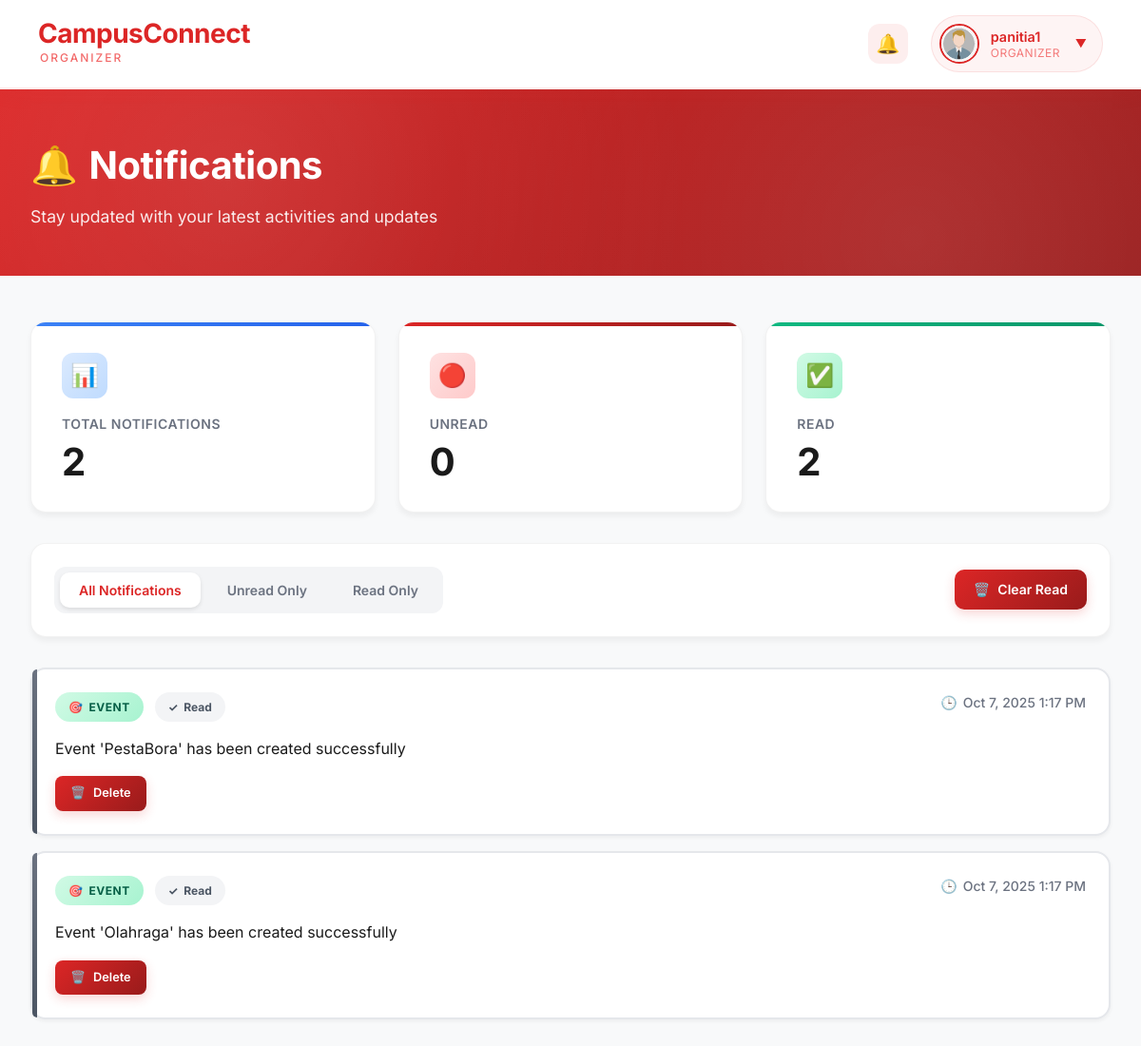
The app's page /dashboard/organizer/notifications.php (signed in) with its own data.
### tables this page shows
CREATE TABLE `users` (
  `id` int(11) NOT NULL,
  `username` varchar(50) NOT NULL,
  `email` varchar(100) NOT NULL,
  `password` varchar(255) NOT NULL,
  `role` enum('student','organizer') NOT NULL,
  `created_at` timestamp NOT NULL DEFAULT current_timestamp()
);

CREATE TABLE `notifications` (
  `id` int(11) NOT NULL,
  `user_id` int(11) DEFAULT NULL,
  `message` text DEFAULT NULL,
  `is_read` tinyint(1) DEFAULT 0,
  `created_at` timestamp NOT NULL DEFAULT current_timestamp()
);

### dashboard/organizer/notifications.php (the view, shortened to what this page needs)
<?php
include '../../includes/config.php';
$sql = "SELECT * FROM notifications WHERE user_id = ? ORDER BY created_at DESC";
$stmt = $pdo->prepare($sql);
$stmt->execute([$_SESSION['user_id']]);
$notifications = $stmt->fetchAll();
$unread_sql = "SELECT COUNT(*) as unread_count FROM notifications WHERE user_id = ? AND is_read = 0";
$unread_stmt = $pdo->prepare($unread_sql);
$unread_stmt->execute([$_SESSION['user_id']]);
$unread_count = $unread_stmt->fetch()['unread_count'];
$read_sql = "SELECT COUNT(*) as read_count FROM notifications WHERE user_id = ? AND is_read = 1";
$read_stmt = $pdo->prepare($read_sql);
$read_stmt->execute([$_SESSION['user_id']]);
$read_count = $read_stmt->fetch()['read_count'];
?>
<!DOCTYPE html>
<html lang="en">
<head>
</head>
<body>
    <?php include '../../includes/header_organizer.php'; ?>
    <div class="hero-section">
        <div class="hero-content">
            <h1><span>🔔</span> Notifications</h1>
            <p>Stay updated with your latest activities and updates</p>
        </div>
    </div>
    <div class="container">
        <div class="stats-grid">
            <div class="stat-card total">
                <div class="stat-header">
                    <div class="stat-icon">📊</div>
                </div>
                <div class="stat-label">Total Notifications</div>
                <div class="stat-number"><?= count($notifications) ?></div>
            </div>
            <div class="stat-card unread">
                <div class="stat-header">
                    <div class="stat-icon">🔴</div>
                </div>
                <div class="stat-label">Unread</div>
                <div class="stat-number"><?= $unread_count ?></div>
            </div>
            <div class="stat-card read">
                <div class="stat-header">
                    <div class="stat-icon">✅</div>
                </div>
                <div class="stat-label">Read</div>
                <div class="stat-number"><?= $read_count ?></div>
            </div>
        </div>
        <div class="action-bar">
            <div class="filter-tabs">
                <button class="filter-tab active" onclick="filterNotifications('all', this)">
                    All Notifications
                </button>
                <button class="filter-tab" onclick="filterNotifications('unread', this)">
                    Unread Only
                </button>
                <button class="filter-tab" onclick="filterNotifications('read', this)">
                    Read Only
                </button>
            </div>
            <div class="action-buttons">
                <?php if($read_count > 0): ?>
                <a href="?clear_read" class="btn btn-danger" onclick="return confirm('Are you sure you want to clear all read notifications?')">
                    <span>🗑️</span>
                    <span>Clear Read</span>
                </a>
                <?php endif; ?>
            </div>
        </div>
        <?php if(count($notifications) > 0): ?>
            <div class="notifications-list" id="notificationsList">
                <?php foreach($notifications as $notif):
                    $type = 'system';
                    if(strpos(strtolower($notif['message']), 'application') !== false ||
                       strpos(strtolower($notif['message']), 'applied') !== false) {
                        $type = 'application';
                    } elseif(strpos(strtolower($notif['message']), 'event') !== false) {
                        $type = 'event';
                    }
                    $type_icon = [
                        'application' => '📝',
                        'event' => '🎯',
                        'system' => '⚙️'
                    ];
                ?>
                <div class="notification-card <?= $notif['is_read'] ? 'read' : 'unread' ?>" data-status="<?= $notif['is_read'] ? 'read' : 'unread' ?>">
                    <div class="notification-header">
                        <div class="notification-meta">
                            <span class="notification-type type-<?= $type ?>">
                                <span><?= $type_icon[$type] ?></span>
                                <span><?= ucfirst($type) ?></span>
                            </span>
                            <span class="notification-status <?= $notif['is_read'] ? 'read' : 'unread' ?>">
                                <span><?= $notif['is_read'] ? '✓' : '●' ?></span>
                                <span><?= $notif['is_read'] ? 'Read' : 'Unread' ?></span>
                            </span>
                        </div>
                        <div class="notification-time">
                            <span>🕒</span>
                            <span><?= date('M j, Y g:i A', strtotime($notif['created_at'])) ?></span>
                        </div>
                    </div>
                    <div class="notification-message">
                        <?= htmlspecialchars($notif['message']) ?>
                    </div>
                    <div class="notification-actions">
                        <a href="?delete=<?= $notif['id'] ?>" class="btn btn-small btn-danger"
                           onclick="return confirm('Are you sure you want to delete this notification?')">
                            <span>🗑️</span>
                            <span>Delete</span>
                        </a>
                    </div>
                </div>
                <?php endforeach; ?>
            </div>
        <?php endif; ?>
    </div>
</body>
</html>

### includes/header_organizer.php (shortened to what this page needs)
<?php
$user_sql = "SELECT username FROM users WHERE id = ?";
$user_stmt = $pdo->prepare($user_sql);
$user_stmt->execute([$_SESSION['user_id']]);
$organizer = $user_stmt->fetch();
?>
<header>
    <nav>
        <div class="nav-brand">
            <div class="brand-title">CampusConnect</div>
            <div class="brand-subtitle">Organizer</div>
        </div>
        <div class="nav-menu">
            <div class="nav-item">
                <a href="notifications.php" class="notification-bell">
                    🔔
                </a>
            </div>
            <div class="nav-item">
                <div class="user-profile">
                    <img src="../../assets/images/admin-logo.png" class="avatar" alt="Organizer">
                    <div class="user-info">
                        <div class="user-name"><?= htmlspecialchars($organizer['username']) ?></div>
                        <div class="user-role">Organizer</div>
                    </div>
                    <span class="dropdown-arrow">▼</span>
                </div>
            </div>
        </div>
    </nav>
</header>

### includes/header_organizer.php (style rules this page uses)
header { background: #ffffff; box-shadow: 0 2px 20px rgba(220, 38, 38, 0.1); position: sticky; top: 0; z-index: 1000; border-bottom: 2px solid rgba(220, 38, 38, 0.1); }
header nav { display: flex; justify-content: space-between; align-items: center; padding: 1rem 2.5rem; max-width: 1400px; margin: 0 auto; }
.nav-brand { display: flex; flex-direction: column; gap: 2px; }
.brand-title { font-size: 1.75rem; font-weight: 700; color: #dc2626; letter-spacing: -0.5px; line-height: 1; }
.brand-subtitle { font-size: 0.75rem; font-weight: 500; color: #ef4444; letter-spacing: 2px; text-transform: uppercase; margin-left: 2px; opacity: 0.8; }
.nav-menu { display: flex; align-items: center; gap: 1.5rem; }
.nav-item { position: relative; display: flex; align-items: center; }
.notification-bell { position: relative; display: flex; align-items: center; justify-content: center; width: 42px; height: 42px; background: rgba(220, 38, 38, 0.08); border-radius: 12px; font-size: 1.25rem; transition: all 0.3s ease; text-decoration: none; }
.user-profile { display: flex; align-items: center; gap: 12px; padding: 8px 16px 8px 8px; background: rgba(220, 38, 38, 0.05); border-radius: 50px; cursor: pointer; transition: all 0.3s ease; border: 1px solid rgba(220, 38, 38, 0.1); }
.avatar { width: 42px; height: 42px; border-radius: 50%; object-fit: cover; border: 2px solid #dc2626; transition: all 0.3s ease; flex-shrink: 0; }
.user-info { display: flex; flex-direction: column; gap: 2px; min-width: 0; }
.user-name { font-weight: 600; font-size: 0.9rem; color: #dc2626; line-height: 1.2; white-space: nowrap; overflow: hidden; text-overflow: ellipsis; max-width: 150px; }
.user-role { font-size: 0.75rem; color: #ef4444; opacity: 0.7; line-height: 1; text-transform: uppercase; letter-spacing: 0.5px; }
.dropdown-arrow { color: #dc2626; font-size: 0.75rem; margin-left: 4px; transition: transform 0.3s ease; }

### records on screen
users: username "panitia1"
notifications: message "🎯", message "EVENT", is_read "Read", created_at "Oct 7, 2025 1:17 PM", message "Event 'PestaBora' has been created successfully"
notifications: message "🎯", message "EVENT", is_read "Read", created_at "Oct 7, 2025 1:17 PM", message "Event 'Olahraga' has been created successfully"

### other values on screen
count($notifications) "2"
$unread_count "0"
$read_count "2"
